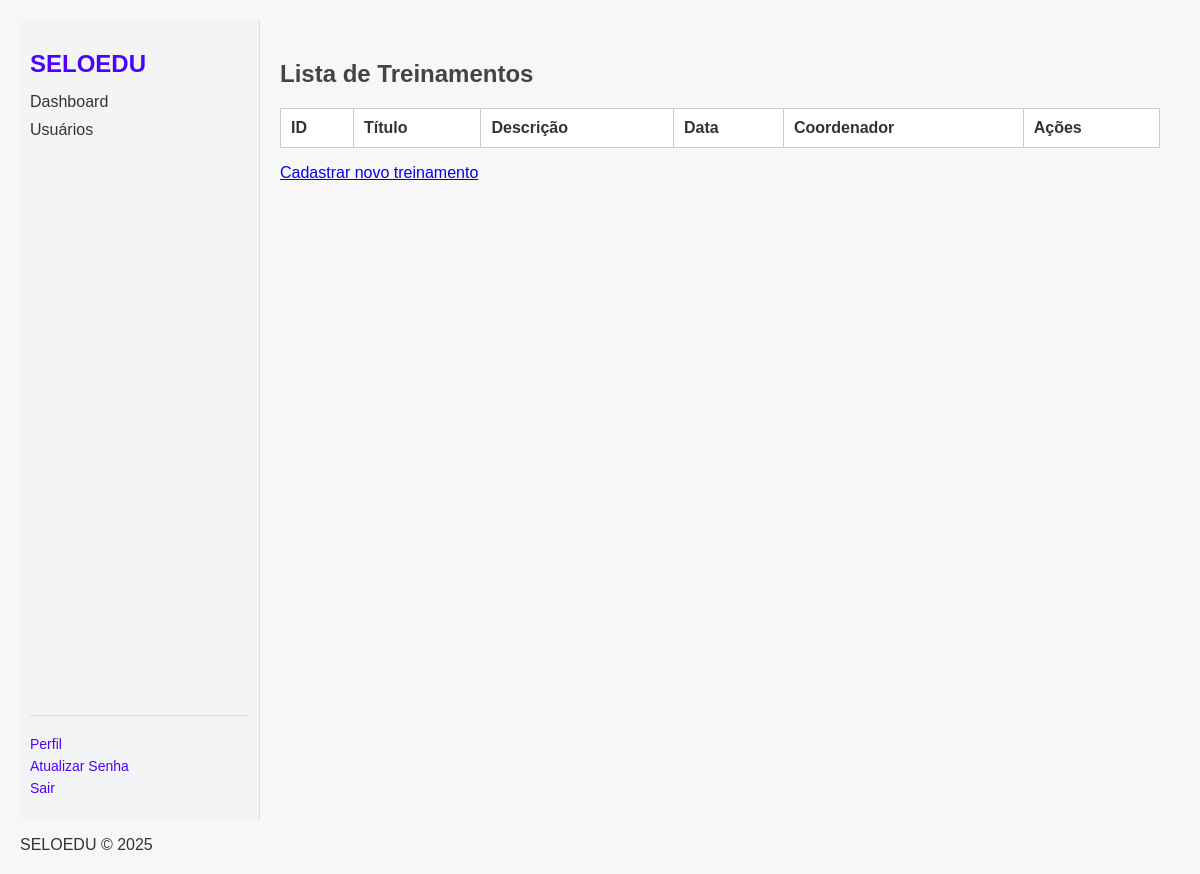
The page /treinamentos (signed in) on the database as committed earlier.
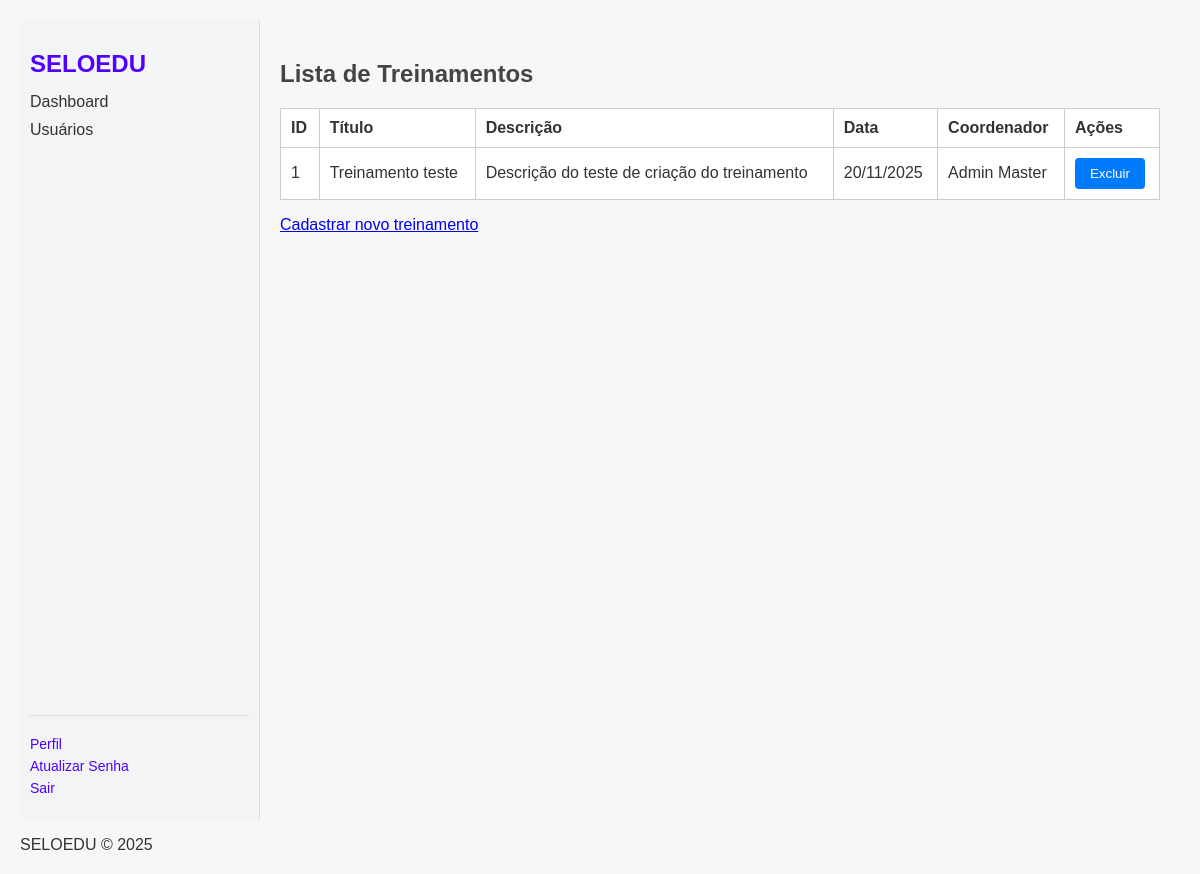
The same page on the database as committed later.
### models/treinamento.py (models this page shows, shortened)
class Treinamento(db.Model):
    __tablename__ = "treinamentos"
    id = db.Column(db.Integer, primary_key=True)
    titulo = db.Column(db.String(120), nullable=False)
    descricao = db.Column(db.Text)
    data = db.Column(db.Date, nullable=False)
    coordenador_id = db.Column(db.Integer, db.ForeignKey("user.id"))
    coordenador = db.relationship("User", backref="treinamentos")

### models/users.py (models this page shows, shortened)
class User(db.Model, UserMixin):
    id = db.Column(db.Integer, primary_key=True)
    nome = db.Column(db.String(100), nullable=False)
    email = db.Column(db.String(120), unique=True, nullable=False)
    password_hash = db.Column(db.String(128), nullable=False)
    role = db.Column(db.String(20), default="user")
    perfil = db.relationship(
        'Profile',
        back_populates='user', # Nome do atributo de relacionamento na classe Profile ('user')
        uselist=False
    )

### routes/treinamento.py (the view)
@treinamento_bp.route("/treinamentos")
def listar_treinamentos():
    return listar_treinamentos_view()

### views/treinamento_view.py (called while the page is built)
@login_required
def listar_treinamentos_view():
    treinamentos = Treinamento.query.all()
    return render_template("treinamento/listar.html", treinamentos=treinamentos)

### templates/treinamento/listar.html
{% extends "base.html" %}
{% block content %}
<h2>Lista de Treinamentos</h2>
<table border="1" cellpadding="5">
    <tr>
        <th>ID</th>
        <th>Título</th>
        <th>Descrição</th>
        <th>Data</th>
        <th>Coordenador</th>
        {% if current_user.role == "coordenador" or current_user.role == "master" %}
        <th>Ações</th>
        {% endif %}
    </tr>
    {% for t in treinamentos %}
    <tr>
        <td>{{ t.id }}</td>
        <td>{{ t.titulo }}</td>
        <td>{{ t.descricao or '-' }}</td>
        <td>{{ t.data.strftime('%d/%m/%Y') if t.data else '-' }}</td>
        <td>{{ t.coordenador.nome if t.coordenador else '-' }}</td>
        {% if current_user.role == "coordenador" or current_user.role == "master" %}
        <td>
            <form action="{{ url_for('treinamento_bp.deletar_treinamento', id=t.id) }}" method="POST" style="display:inline;">
                <button type="submit" class="btn btn-danger btn-sm"
                        onclick="return confirm('Tem certeza que deseja excluir este treinamento?')">
                    Excluir
                </button>
            </form>
        </td>
        {% endif %}
    </tr>
    {% endfor %}
</table>
{% if current_user.role == "coordenador" or current_user.role == "master" %}
<p><a href="{{ url_for('treinamento_bp.novo_treinamento') }}">Cadastrar novo treinamento</a></p>
{% endif %}
{% endblock %}

Rows that differ between the two databases and show on the page:
added Treinamento: id "1", titulo "Treinamento teste", descricao "Descrição do teste de criação do treinamento", data "20/11/2025", coordenador "Admin Master"
